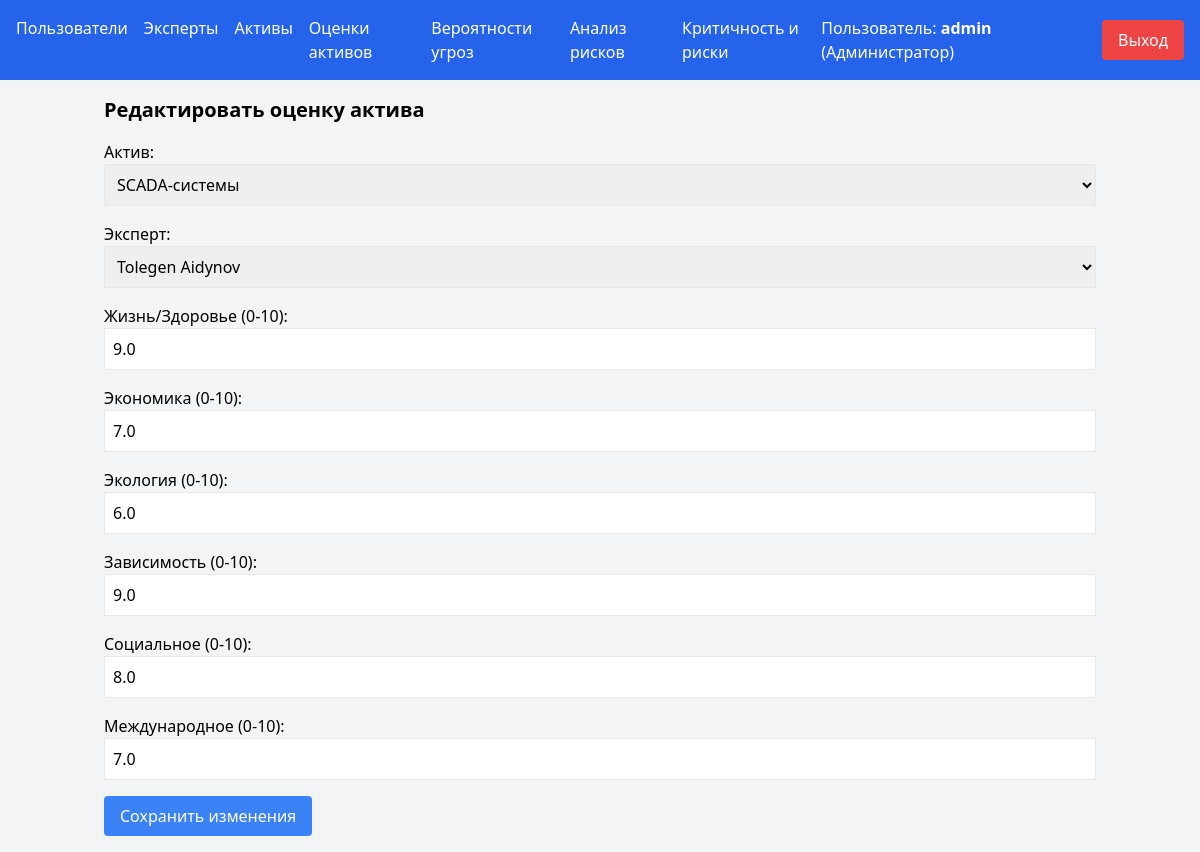
Page /asset_evaluations/edit/1 (signed in) on the committed database.
### tables this page shows
CREATE TABLE asset_evaluations (
                id INTEGER PRIMARY KEY AUTOINCREMENT,
                asset_id INTEGER,
                expert_id INTEGER,
                life_health REAL,
                economy REAL,
                ecology REAL,
                dependency REAL,
                social REAL,
                international REAL,
                FOREIGN KEY (asset_id) REFERENCES assets(id),
                FOREIGN KEY (expert_id) REFERENCES experts(id)
            );

CREATE TABLE assets (
                id INTEGER PRIMARY KEY AUTOINCREMENT,
                name TEXT NOT NULL UNIQUE,
                life_health REAL,
                economy REAL,
                ecology REAL,
                dependency REAL,
                social REAL,
                international REAL,
                threat_probability REAL
            );

CREATE TABLE experts (
                id INTEGER PRIMARY KEY AUTOINCREMENT,
                name TEXT NOT NULL UNIQUE
            );

### app.py (the view, shortened to what this page needs)
@app.route('/asset_evaluations/edit/<int:id>', methods=['GET', 'POST'])
@expert_required
def edit_asset_evaluation(id):
    with sqlite3.connect('risk_assessment.db') as conn:
        cursor = conn.cursor()
        cursor.execute('''
            SELECT id, asset_id, expert_id, life_health, economy, ecology, dependency, social, international
            FROM asset_evaluations WHERE id = ?
        ''', (id,))
        evaluation = cursor.fetchone()
        if not evaluation:
            flash('Оценка не найдена!')
            return redirect(url_for('list_asset_evaluations'))
        if session.get('role') == 'expert':
            if evaluation[2] != session.get('expert_id'):
                flash('У вас нет прав для редактирования этой оценки!')
                return redirect(url_for('list_asset_evaluations'))
        cursor.execute('SELECT id, name FROM assets')
        assets = cursor.fetchall()
        if session.get('role') == 'admin':
            cursor.execute('SELECT id, name FROM experts')
            experts = cursor.fetchall()
            expert_id_from_form = True
        else:
            cursor.execute('SELECT id, name FROM experts WHERE id = ?', (evaluation[2],))
            experts = cursor.fetchall()
            expert_id_from_form = False
    return render_template('edit_asset_evaluation.html', evaluation=evaluation, assets=assets, experts=experts)

### app.py (called while the page is built)
def expert_required(f):
    @wraps(f)
    def decorated_function(*args, **kwargs):
        if 'user_id' not in session:
            flash('Пожалуйста, войдите в систему для доступа к этой странице.')
            return redirect(url_for('login'))
        if session.get('role') not in ['admin', 'expert']:
            flash('Доступ запрещён. Требуются права эксперта.')
            return redirect(url_for('index'))
        return f(*args, **kwargs)
    return decorated_function

### templates/edit_asset_evaluation.html (shortened to what this page needs)
{% extends "index.html" %}
{% block content %}
    <h2 class="text-xl font-semibold mb-4">Редактировать оценку актива</h2>
    <form method="POST" action="{{ url_for('edit_asset_evaluation', id=evaluation[0]) }}" class="space-y-4" onsubmit="return validateForm()">
        <div>
            <label for="asset_id" class="block">Актив:</label>
            <select id="asset_id" name="asset_id" class="border p-2 w-full" required>
                {% for asset in assets %}
                    <option value="{{ asset[0] }}" {% if asset[0] == evaluation[1] %}selected{% endif %}>{{ asset[1] }}</option>
                {% endfor %}
            </select>
        </div>
        {% if session.get('role') == 'admin' %}
        <div>
            <label for="expert_id" class="block">Эксперт:</label>
            <select id="expert_id" name="expert_id" class="border p-2 w-full" required>
                {% for expert in experts %}
                    <option value="{{ expert[0] }}" {% if expert[0] == evaluation[2] %}selected{% endif %}>{{ expert[1] }}</option>
                {% endfor %}
            </select>
        </div>
        {% else %}
        <input type="hidden" name="expert_id" value="{{ evaluation[2] }}">
        <div>
            <label class="block">Эксперт:</label>
            <p class="border p-2 w-full bg-gray-100">{{ experts[0][1] if experts else 'Не найден' }}</p>
        </div>
        {% endif %}
        <div>
            <label for="life_health" class="block">Жизнь/Здоровье (0-10):</label>
            <input type="number" step="0.01" id="life_health" name="life_health" class="border p-2 w-full" min="0" max="10" value="{{ evaluation[3] }}" required>
        </div>
        <div>
            <label for="economy" class="block">Экономика (0-10):</label>
            <input type="number" step="0.01" id="economy" name="economy" class="border p-2 w-full" min="0" max="10" value="{{ evaluation[4] }}" required>
        </div>
        <div>
            <label for="ecology" class="block">Экология (0-10):</label>
            <input type="number" step="0.01" id="ecology" name="ecology" class="border p-2 w-full" min="0" max="10" value="{{ evaluation[5] }}" required>
        </div>
        <div>
            <label for="dependency" class="block">Зависимость (0-10):</label>
            <input type="number" step="0.01" id="dependency" name="dependency" class="border p-2 w-full" min="0" max="10" value="{{ evaluation[6] }}" required>
        </div>
        <div>
            <label for="social" class="block">Социальное (0-10):</label>
            <input type="number" step="0.01" id="social" name="social" class="border p-2 w-full" min="0" max="10" value="{{ evaluation[7] }}" required>
        </div>
        <div>
            <label for="international" class="block">Международное (0-10):</label>
            <input type="number" step="0.01" id="international" name="international" class="border p-2 w-full" min="0" max="10" value="{{ evaluation[8] }}" required>
        </div>
        <button type="submit" class="bg-blue-500 text-white px-4 py-2 rounded">Сохранить изменения</button>
    </form>
{% endblock %}

### rows in the picture
asset_evaluations: asset_id "SCADA-системы", expert_id "Tolegen Aidynov", life_health "9.0", economy "7.0", ecology "6.0", dependency "9.0", social "8.0", international "7.0"

### other values in the picture
{{ session.get('username') }} "admin"
{{ 'Администратор' if session.get('role') == 'admin' else 'Эксперт' }} "Администратор"
